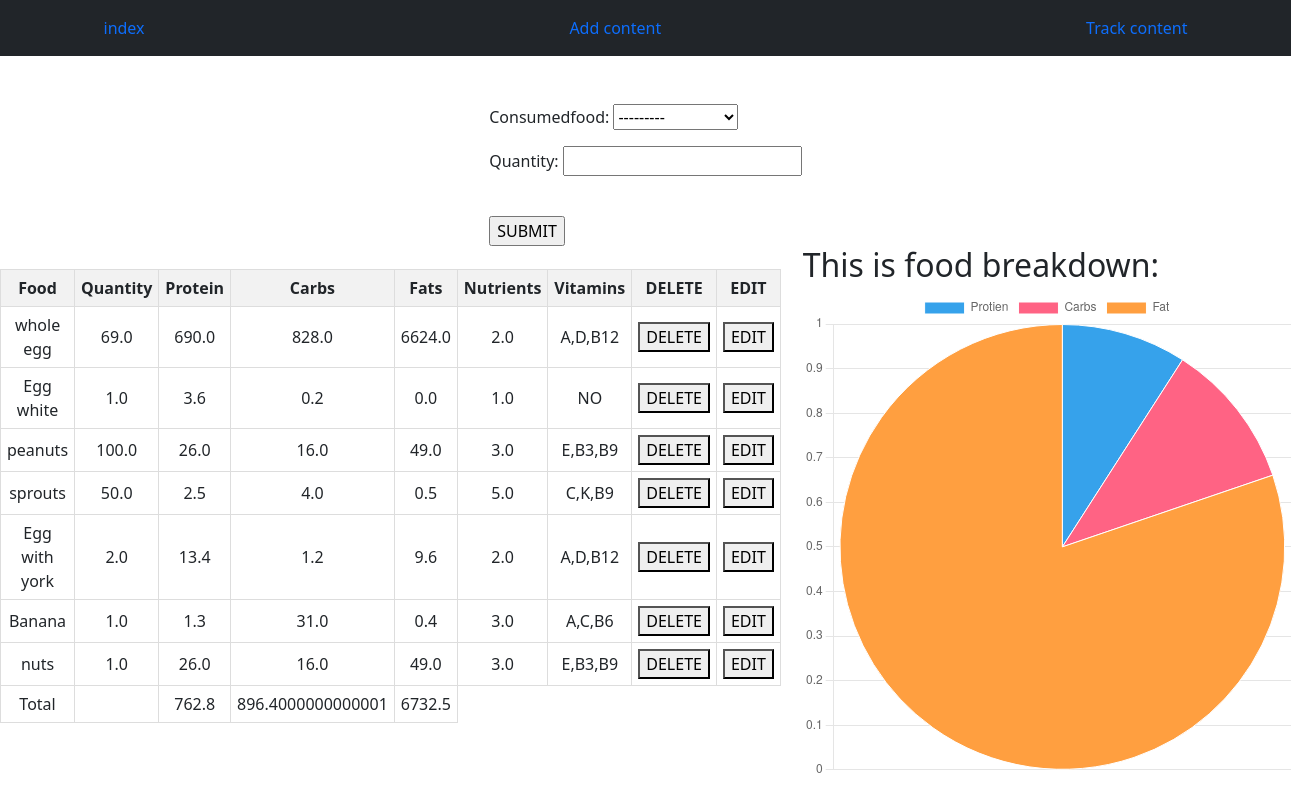
The page /track/ on the database its author committed.
### calapp/models.py (models this page shows)
class finalmodel(models.Model):
    name=models.CharField( max_length=50)
    quantity= models.FloatField()
    protien=models.FloatField()
    carbs=models.FloatField()
    fat=models.FloatField()
    nutrients=models.FloatField()
    vitamins= models.CharField(max_length=50)
    img= models.ImageField(upload_to='foodimg/',blank=True)
    type= models.CharField(max_length=50)

### calapp/views.py (the view, shortened to what this page needs)
# urls.py: path('track/',views.trackcontent,name='track'),
def trackcontent(request):
    form = saveform()
    saved_data=finalmodel.objects.all()
    totalp,totalf,totalc=0,0,0
    for i in saved_data:
        totalp+=i.protien
        totalf+=i.fat
        totalc+=i.carbs
    return render(request,'track.html',{'form':form,'food_item':saved_data,'totalp':totalp,"totalf":totalf,"totalc":totalc})

### calapp/forms.py
class saveform(forms.ModelForm):
    class Meta:
        model=savemodel
        fields=['consumedfood','quantity']

### calapp/models.py (called while the page is built)
    def __str__(self):
        return (self.name)

### templates/track.html (shortened to what this page needs)
{% extends "base.html" %}
{% block content %}
<div class="inp">
    <form method="POST">
        {{form.as_p}}
        <br>
        <input type="submit" value="SUBMIT">
    </form>
</div>
<div class="main" style="display:flex;flex-direction: row;align-items: center;align-content: space-around;">
    <div class="tab" style="height:fit-content;width: fit-content;">
        <table>
        <tr><th>Food</th>
            <th>Quantity</th>
            <th>Protein</th>
            <th>Carbs</th>
            <th>Fats</th>
            <th>Nutrients</th>
            <th>Vitamins</th>
            <th>DELETE</th>
            <th>EDIT</th>
        </tr>
            {% for i in food_item %}
        <tr>
            <td>{{i.name}}</td>
            <td>{{i.quantity}}</td>
            <td>{{i.protien}}</td>
            <td>{{i.carbs}}</td>
            <td>{{i.fat}}</td>
            <td>{{i.nutrients}}</td>
            <td>{{i.vitamins}}</td>
            <td><a href="{% url 'delete' pk=i.id %}"><button>DELETE</button></a></td>
            <td><a href="{% url 'update' pk=i.id %}"><button>EDIT</button></a></td>
        </tr>
        {% endfor %}
        <tr>
            <td>Total</td>
            <td></td>
            <td id="p">{{totalp}}</td>
            <td id="c">{{totalc}}</td>
            <td id="f">{{totalf}}</td>
        </tr>
</table></div>
<div style="height:500px;width:500px;">
<h2>This is food breakdown: </h2>
<canvas id="myChart"></canvas>
</div>
<script>
const ctx = document.getElementById('myChart');
new Chart(ctx, {
  type: 'pie',
  data: {
    labels: ['Protien','Carbs','Fat'],
    datasets: [{
      label: '# of Votes',
      data: [{{totalp}},{{totalc}},{{totalf}}],
      borderWidth: 1
    }]
  },
  options: {
    scales: {
      y: {
        beginAtZero: true
      }
    }
  }
});
</script>
</div>
{% endblock content %}

### templates/base.html (shortened to what this page needs)
<!DOCTYPE html>
<html lang="en">
<head>
    <link href="https://cdn.jsdelivr.net/npm/bootstrap@5.3.2/dist/css/bootstrap.min.css" rel="stylesheet">
</head>
<body>
    <nav class="nav navbar-dark bg-dark">
        <div class="container">
            <ul class="nav navbar">
                <li class="nav-item"><a class="nav-link" href="{% url 'index' %}">index</a></li>
                <li class="nav-item"><a class="nav-link" href=" {% url 'addcontent' %}">Add content</a></li>
                <li class="nav-item"><a class="nav-link" href="{% url 'track' %}">Track content</a></li>
            </ul>
        </div>
    </nav>
    <br><br>
    <div class="cont">
        {% block content %}
        {% endblock %}
    </div>
</body>
</html>

### templates/base.html (style rules this page uses)
.cont { position: relative; display: flex; justify-content: center; flex-direction: column; flex-wrap: wrap; align-items: center; height: 100%; width: 100%; }
table { border-collapse: collapse; width: 90%; }
th, td { border: 1px solid #dddddd; text-align: center; padding: 6px; }
th { background-color: #f2f2f2; }

### rows shown on the page
finalmodel: name "whole egg", quantity "69.0", protien "690.0", carbs "828.0", fat "6624.0", nutrients "2.0", vitamins "A,D,B12"
finalmodel: name "Egg white", quantity "1.0", protien "3.6", carbs "0.2", fat "0.0", nutrients "1.0", vitamins "NO"
finalmodel: name "peanuts", quantity "100.0", protien "26.0", carbs "16.0", fat "49.0", nutrients "3.0", vitamins "E,B3,B9"
finalmodel: name "sprouts", quantity "50.0", protien "2.5", carbs "4.0", fat "0.5", nutrients "5.0", vitamins "C,K,B9"
finalmodel: name "Egg with york", quantity "2.0", protien "13.4", carbs "1.2", fat "9.6", nutrients "2.0", vitamins "A,D,B12"
finalmodel: name "Banana", quantity "1.0", protien "1.3", carbs "31.0", fat "0.4", nutrients "3.0", vitamins "A,C,B6"
finalmodel: name "nuts", quantity "1.0", protien "26.0", carbs "16.0", fat "49.0", nutrients "3.0", vitamins "E,B3,B9"

### other values the page prints
{{ totalp }} "762.8"
{{ totalc }} "896.4000000000001"
{{ totalf }} "6732.5"
chart data {{ totalp }} 762.8
chart data {{ totalc }} 896.4000000000001
chart data {{ totalf }} 6732.5
